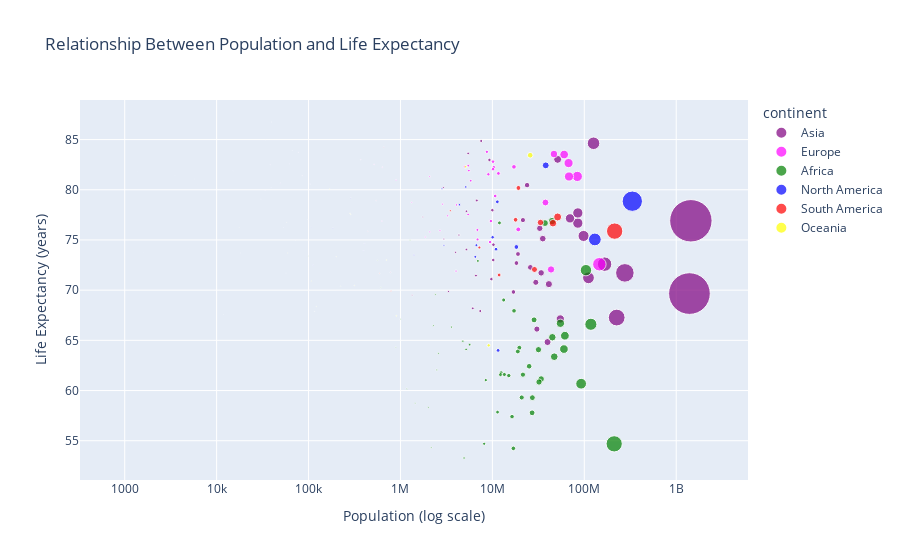

The cell this chart's notebook holds for it:
### Markdown cell above
# Second Visualization - Population vs Life Expectancy


## Task
Using your data frame and the Plotly library, create a visualization that shows the relationship between population and life expectancy in a country.  
 Do people live longer in countries that have larger populations?

### Code cell
# ------------------------------
# Import necessary libraries
# ------------------------------

import plotly.express as px

# ----- Prepare data to create the chart -----
df_population_lifeexp = covid_df[['location', 'continent', 'population', 'life_expectancy']].drop_duplicates()
df_population_lifeexp = df_population_lifeexp.dropna(subset=['population', 'life_expectancy'])

# -----Create a string version of population for hover (e.g., "1.23M")-----
df_population_lifeexp['population_'] = (df_population_lifeexp['population'] / 1_000_000).round(2).astype(str) + "M"

# ----- Define custom colors -----
continent_colors = {
    "Oceania": "yellow",
    "Europe": "#FF00FF",
    "Asia": "purple",
    "Africa": "green",
    "North America": "blue",
    "South America": "red"
}

# ----- Create scatter plot -----
fig = px.scatter(
    df_population_lifeexp,
    x="population",
    y="life_expectancy",
    color="continent",
    hover_name="location",
    hover_data={
        "population": False,          # hide original population
        "population_": True,       # show formatted population
        "life_expectancy": True
    },
    size="population",             # bubbles scale with population
    size_max=30,                   # increase bubble size
    title=" Relationship Between Population and Life Expectancy",
    color_discrete_map=continent_colors # apply custom mapping
)

# ----- Set X axis to logarithmic -----
fig.update_xaxes(type="log", title="Population (log scale)")
fig.update_yaxes(title="Life Expectancy (years)")

# ----- Show chart------
fig.show()

### Figure 1 — Plotly figure (JSON) as saved in the notebook; plotly's stock layout.template omitted (floating-point values rounded to 4 significant figures)
{"data": [{"customdata": [["39.84M"], ["2.97M"], ["10.22M"], ["1.75M"], ["166.3M"], ["0.78M"], ["0.44M"], ["16.95M"], ["1444.22M"], ["3.98M"], ["7.55M"], ["1393.41M"], ["276.36M"], ["85.03M"], ["41.18M"], ["9.29M"], ["126.05M"], ["10.27M"], ["18.99M"], ["4.33M"], ["6.63M"], ["7.38M"], ["6.77M"], ["0.66M"], ["32.78M"], ["0.54M"], ["3.33M"], ["54.81M"], ["29.67M"], ["25.89M"], ["5.22M"], ["225.2M"], ["5.22M"], ["111.05M"], ["2.93M"], ["35.34M"], ["5.45M"], ["51.31M"], ["21.5M"], ["18.28M"], ["23.86M"], ["9.75M"], ["69.95M"], ["1.34M"], ["85.04M"], ["6.12M"], ["9.99M"], ["33.94M"], ["98.17M"], ["30.49M"]], "hovertemplate": "<b>%{hovertext}</b><br><br>continent=Asia<br>life_expectancy=%{y}<br>population_=%{customdata[0]}<extra></extra>", "hovertext": ["Afghanistan", "Armenia", "Azerbaijan", "Bahrain", "Bangladesh", "Bhutan", "Brunei", "Cambodia", "China", "Georgia", "Hong Kong", "India", "Indonesia", "Iran", "Iraq", "Israel", "Japan", "Jordan", "Kazakhstan", "Kuwait", "Kyrgyzstan", "Laos", "Lebanon", "Macao", "Malaysia", "Maldives", "Mongolia", "Myanmar", "Nepal", "North Korea", "Oman", "Pakistan", "Palestine", "Philippines", "Qatar", "Saudi Arabia", "Singapore", "South Korea", "Sri Lanka", "Syria", "Taiwan", "Tajikistan", "Thailand", "Timor", "Turkey", "Turkmenistan", "United Arab Emirates", "Uzbekistan", "Vietnam", "Yemen"], "legendgroup": "Asia", "marker": {"color": "purple", "size": [39840000.0, 2968000.0, 10220000.0, 1748000.0, 166300000.0, 779900.0, 441500.0, 16950000.0, 1444000000.0, 3980000.0, 7553000.0, 1393000000.0, 276400000.0, 85030000.0, 41180000.0, 9291000.0, 126100000.0, 10270000.0, 18990000.0, 4329000.0, 6628000.0, 7379000.0, 6769000.0, 658400.0, 32780000.0, 543600.0, 3329000.0, 54810000.0, 29670000.0, 25890000.0, 5223000.0, 225200000.0, 5223000.0, 111000000.0, 2931000.0, 35340000.0, 5454000.0, 51310000.0, 21500000.0, 18280000.0, 23860000.0, 9750000.0, 69950000.0, 1344000.0, 85040000.0, 6118000.0, 9991000.0, 33940000.0, 98170000.0, 30490000.0], "sizemode": "area", "sizeref": 1605000.0, "symbol": "circle"}, "mode": "markers", "name": "Asia", "orientation": "v", "showlegend": true, "type": "scatter", "x": [39840000.0, 2968000.0, 10220000.0, 1748000.0, 166300000.0, 779900.0, 441500.0, 16950000.0, 1444000000.0, 3980000.0, 7553000.0, 1393000000.0, 276400000.0, 85030000.0, 41180000.0, 9291000.0, 126100000.0, 10270000.0, 18990000.0, 4329000.0, 6628000.0, 7379000.0, 6769000.0, 658400.0, 32780000.0, 543600.0, 3329000.0, 54810000.0, 29670000.0, 25890000.0, 5223000.0, 225200000.0, 5223000.0, 111000000.0, 2931000.0, 35340000.0, 5454000.0, 51310000.0, 21500000.0, 18280000.0, 23860000.0, 9750000.0, 69950000.0, 1344000.0, 85040000.0, 6118000.0, 9991000.0, 33940000.0, 98170000.0, 30490000.0], "xaxis": "x", "y": [64.83, 75.09, 73.0, 77.29, 72.59, 71.78, 75.86, 69.82, 76.91, 73.77, 84.86, 69.66, 71.72, 76.68, 70.6, 82.97, 84.63, 74.53, 73.6, 75.49, 71.45, 67.92, 78.93, 84.24, 76.16, 78.92, 69.87, 67.13, 70.78, 72.27, 77.86, 67.27, 74.05, 71.23, 80.23, 75.13, 83.62, 83.03, 76.98, 72.7, 80.46, 71.1, 77.15, 69.5, 77.69, 68.19, 77.97, 71.72, 75.4, 66.12], "yaxis": "y"}, {"customdata": [["2.87M"], ["0.08M"], ["9.04M"], ["9.44M"], ["11.63M"], ["3.26M"], ["6.9M"], ["4.08M"], ["0.9M"], ["10.72M"], ["5.81M"], ["1.33M"], ["0.05M"], ["5.55M"], ["67.42M"], ["83.9M"], ["0.03M"], ["10.37M"], ["9.63M"], ["0.37M"], ["4.98M"], ["0.09M"], ["60.37M"], ["1.87M"], ["0.04M"], ["2.69M"], ["0.63M"], ["0.52M"], ["4.02M"], ["0.04M"], ["0.63M"], ["17.17M"], ["2.08M"], ["5.47M"], ["37.8M"], ["10.17M"], ["19.13M"], ["145.91M"], ["0.03M"], ["6.87M"], ["5.45M"], ["2.08M"], ["46.75M"], ["10.16M"], ["8.72M"], ["43.47M"], ["68.21M"], ["0.0M"]], "hovertemplate": "<b>%{hovertext}</b><br><br>continent=Europe<br>life_expectancy=%{y}<br>population_=%{customdata[0]}<extra></extra>", "hovertext": ["Albania", "Andorra", "Austria", "Belarus", "Belgium", "Bosnia and Herzegovina", "Bulgaria", "Croatia", "Cyprus", "Czechia", "Denmark", "Estonia", "Faeroe Islands", "Finland", "France", "Germany", "Gibraltar", "Greece", "Hungary", "Iceland", "Ireland", "Isle of Man", "Italy", "Latvia", "Liechtenstein", "Lithuania", "Luxembourg", "Malta", "Moldova", "Monaco", "Montenegro", "Netherlands", "North Macedonia", "Norway", "Poland", "Portugal", "Romania", "Russia", "San Marino", "Serbia", "Slovakia", "Slovenia", "Spain", "Sweden", "Switzerland", "Ukraine", "United Kingdom", "Vatican"], "legendgroup": "Europe", "marker": {"color": "#FF00FF", "size": [2873000.0, 77350.0, 9043000.0, 9443000.0, 11630000.0, 3263000.0, 6897000.0, 4082000.0, 896000.0, 10720000.0, 5813000.0, 1325000.0, 49050.0, 5548000.0, 67420000.0, 83900000.0, 33690.0, 10370000.0, 9634000.0, 368800.0, 4983000.0, 85410.0, 60370000.0, 1867000.0, 38250.0, 2690000.0, 634800.0, 516100.0, 4024000.0, 39520.0, 628100.0, 17170000.0, 2083000.0, 5466000.0, 37800000.0, 10170000.0, 19130000.0, 145900000.0, 34010.0, 6872000.0, 5449000.0, 2079000.0, 46750000.0, 10160000.0, 8715000.0, 43470000.0, 68210000.0, 812.0], "sizemode": "area", "sizeref": 1605000.0, "symbol": "circle"}, "mode": "markers", "name": "Europe", "orientation": "v", "showlegend": true, "type": "scatter", "x": [2873000.0, 77350.0, 9043000.0, 9443000.0, 11630000.0, 3263000.0, 6897000.0, 4082000.0, 896000.0, 10720000.0, 5813000.0, 1325000.0, 49050.0, 5548000.0, 67420000.0, 83900000.0, 33690.0, 10370000.0, 9634000.0, 368800.0, 4983000.0, 85410.0, 60370000.0, 1867000.0, 38250.0, 2690000.0, 634800.0, 516100.0, 4024000.0, 39520.0, 628100.0, 17170000.0, 2083000.0, 5466000.0, 37800000.0, 10170000.0, 19130000.0, 145900000.0, 34010.0, 6872000.0, 5449000.0, 2079000.0, 46750000.0, 10160000.0, 8715000.0, 43470000.0, 68210000.0, 812.0], "xaxis": "x", "y": [78.57, 83.73, 81.54, 74.79, 81.63, 77.4, 75.05, 78.49, 80.98, 79.38, 80.9, 78.74, 80.67, 81.91, 82.66, 81.33, 79.93, 82.24, 76.88, 82.99, 82.3, 81.4, 83.51, 75.29, 82.49, 75.93, 82.25, 82.53, 71.9, 86.75, 76.88, 82.28, 75.8, 82.4, 78.73, 82.05, 76.05, 72.58, 84.97, 76.0, 77.54, 81.32, 83.56, 82.8, 83.78, 72.06, 81.32, 75.12], "yaxis": "y"}, {"customdata": [["44.62M"], ["33.93M"], ["12.45M"], ["2.4M"], ["21.5M"], ["12.26M"], ["27.22M"], ["0.56M"], ["4.92M"], ["16.91M"], ["0.89M"], ["5.66M"], ["27.05M"], ["92.38M"], ["1.0M"], ["104.26M"], ["1.45M"], ["3.6M"], ["1.17M"], ["117.88M"], ["2.28M"], ["2.49M"], ["31.73M"], ["13.5M"], ["2.02M"], ["54.99M"], ["2.16M"], ["5.18M"], ["6.96M"], ["28.43M"], ["19.65M"], ["20.86M"], ["4.78M"], ["1.27M"], ["37.34M"], ["32.16M"], ["2.59M"], ["25.13M"], ["211.4M"], ["13.28M"], ["0.01M"], ["0.22M"], ["17.2M"], ["0.1M"], ["8.14M"], ["16.36M"], ["60.04M"], ["11.38M"], ["44.91M"], ["61.5M"], ["8.48M"], ["11.94M"], ["47.12M"], ["0.61M"], ["18.92M"], ["15.09M"]], "hovertemplate": "<b>%{hovertext}</b><br><br>continent=Africa<br>life_expectancy=%{y}<br>population_=%{customdata[0]}<extra></extra>", "hovertext": ["Algeria", "Angola", "Benin", "Botswana", "Burkina Faso", "Burundi", "Cameroon", "Cape Verde", "Central African Republic", "Chad", "Comoros", "Congo", "Cote d'Ivoire", "Democratic Republic of Congo", "Djibouti", "Egypt", "Equatorial Guinea", "Eritrea", "Eswatini", "Ethiopia", "Gabon", "Gambia", "Ghana", "Guinea", "Guinea-Bissau", "Kenya", "Lesotho", "Liberia", "Libya", "Madagascar", "Malawi", "Mali", "Mauritania", "Mauritius", "Morocco", "Mozambique", "Namibia", "Niger", "Nigeria", "Rwanda", "Saint Helena", "Sao Tome and Principe", "Senegal", "Seychelles", "Sierra Leone", "Somalia", "South Africa", "South Sudan", "Sudan", "Tanzania", "Togo", "Tunisia", "Uganda", "Western Sahara", "Zambia", "Zimbabwe"], "legendgroup": "Africa", "marker": {"color": "green", "size": [44620000.0, 33930000.0, 12450000.0, 2397000.0, 21500000.0, 12260000.0, 27220000.0, 561900.0, 4920000.0, 16910000.0, 888500.0, 5657000.0, 27050000.0, 92380000.0, 1002000.0, 104300000.0, 1450000.0, 3601000.0, 1172000.0, 117900000.0, 2279000.0, 2487000.0, 31730000.0, 13500000.0, 2015000.0, 54990000.0, 2159000.0, 5180000.0, 6959000.0, 28430000.0, 19650000.0, 20860000.0, 4775000.0, 1273000.0, 37340000.0, 32160000.0, 2587000.0, 25130000.0, 211400000.0, 13280000.0, 6095.0, 223400.0, 17200000.0, 98910.0, 8141000.0, 16360000.0, 60040000.0, 11380000.0, 44910000.0, 61500000.0, 8478000.0, 11940000.0, 47120000.0, 611900.0, 18920000.0, 15090000.0], "sizemode": "area", "sizeref": 1605000.0, "symbol": "circle"}, "mode": "markers", "name": "Africa", "orientation": "v", "showlegend": true, "type": "scatter", "x": [44620000.0, 33930000.0, 12450000.0, 2397000.0, 21500000.0, 12260000.0, 27220000.0, 561900.0, 4920000.0, 16910000.0, 888500.0, 5657000.0, 27050000.0, 92380000.0, 1002000.0, 104300000.0, 1450000.0, 3601000.0, 1172000.0, 117900000.0, 2279000.0, 2487000.0, 31730000.0, 13500000.0, 2015000.0, 54990000.0, 2159000.0, 5180000.0, 6959000.0, 28430000.0, 19650000.0, 20860000.0, 4775000.0, 1273000.0, 37340000.0, 32160000.0, 2587000.0, 25130000.0, 211400000.0, 13280000.0, 6095.0, 223400.0, 17200000.0, 98910.0, 8141000.0, 16360000.0, 60040000.0, 11380000.0, 44910000.0, 61500000.0, 8478000.0, 11940000.0, 47120000.0, 611900.0, 18920000.0, 15090000.0], "xaxis": "x", "y": [76.88, 61.15, 61.77, 69.59, 61.58, 61.58, 59.29, 72.98, 53.28, 54.24, 64.32, 64.57, 57.78, 60.68, 67.11, 71.99, 58.74, 66.32, 60.19, 66.6, 66.47, 62.05, 64.07, 61.6, 58.32, 66.7, 54.33, 64.1, 72.91, 67.04, 64.26, 59.31, 64.92, 74.99, 76.68, 60.85, 63.71, 62.42, 54.69, 69.02, 80.56, 70.39, 67.94, 73.4, 54.7, 57.4, 64.13, 57.85, 65.31, 65.46, 61.04, 76.7, 63.37, 70.26, 63.89, 61.49], "yaxis": "y"}, {"customdata": [["0.02M"], ["0.1M"], ["0.11M"], ["0.4M"], ["0.29M"], ["0.4M"], ["0.06M"], ["0.03M"], ["38.07M"], ["0.07M"], ["5.14M"], ["11.32M"], ["0.07M"], ["10.95M"], ["6.52M"], ["0.06M"], ["0.11M"], ["18.25M"], ["11.54M"], ["10.06M"], ["2.97M"], ["130.26M"], ["0.0M"], ["6.7M"], ["4.38M"], ["2.83M"], ["0.05M"], ["0.18M"], ["0.01M"], ["0.11M"], ["1.4M"], ["0.04M"], ["332.92M"], ["0.1M"]], "hovertemplate": "<b>%{hovertext}</b><br><br>continent=North America<br>life_expectancy=%{y}<br>population_=%{customdata[0]}<extra></extra>", "hovertext": ["Anguilla", "Antigua and Barbuda", "Aruba", "Bahamas", "Barbados", "Belize", "Bermuda", "British Virgin Islands", "Canada", "Cayman Islands", "Costa Rica", "Cuba", "Dominica", "Dominican Republic", "El Salvador", "Greenland", "Grenada", "Guatemala", "Haiti", "Honduras", "Jamaica", "Mexico", "Montserrat", "Nicaragua", "Panama", "Puerto Rico", "Saint Kitts and Nevis", "Saint Lucia", "Saint Pierre and Miquelon", "Saint Vincent and the Grenadines", "Trinidad and Tobago", "Turks and Caicos Islands", "United States", "United States Virgin Islands"], "legendgroup": "North America", "marker": {"color": "blue", "size": [15120.0, 98730.0, 107200.0, 396900.0, 287700.0, 404900.0, 62090.0, 30420.0, 38070000.0, 66500.0, 5139000.0, 11320000.0, 72170.0, 10950000.0, 6518000.0, 56870.0, 113000.0, 18250000.0, 11540000.0, 10060000.0, 2973000.0, 130300000.0, 4981.0, 6702000.0, 4382000.0, 2828000.0, 53550.0, 184400.0, 5771.0, 111300.0, 1403000.0, 39230.0, 332900000.0, 104200.0], "sizemode": "area", "sizeref": 1605000.0, "symbol": "circle"}, "mode": "markers", "name": "North America", "orientation": "v", "showlegend": true, "type": "scatter", "x": [15120.0, 98730.0, 107200.0, 396900.0, 287700.0, 404900.0, 62090.0, 30420.0, 38070000.0, 66500.0, 5139000.0, 11320000.0, 72170.0, 10950000.0, 6518000.0, 56870.0, 113000.0, 18250000.0, 11540000.0, 10060000.0, 2973000.0, 130300000.0, 4981.0, 6702000.0, 4382000.0, 2828000.0, 53550.0, 184400.0, 5771.0, 111300.0, 1403000.0, 39230.0, 332900000.0, 104200.0], "xaxis": "x", "y": [81.88, 77.02, 76.29, 73.92, 79.19, 74.62, 82.59, 79.07, 82.43, 83.92, 80.28, 78.8, 75.0, 74.08, 73.32, 71.7, 72.4, 74.3, 64.0, 75.27, 74.47, 75.05, 74.16, 74.48, 78.51, 80.1, 76.23, 76.2, 81.07, 72.53, 73.51, 80.22, 78.86, 80.58], "yaxis": "y"}, {"customdata": [["45.61M"], ["11.83M"], ["213.99M"], ["19.21M"], ["51.27M"], ["17.89M"], ["0.0M"], ["0.79M"], ["7.22M"], ["33.36M"], ["0.59M"], ["3.49M"], ["28.7M"]], "hovertemplate": "<b>%{hovertext}</b><br><br>continent=South America<br>life_expectancy=%{y}<br>population_=%{customdata[0]}<extra></extra>", "hovertext": ["Argentina", "Bolivia", "Brazil", "Chile", "Colombia", "Ecuador", "Falkland Islands", "Guyana", "Paraguay", "Peru", "Suriname", "Uruguay", "Venezuela"], "legendgroup": "South America", "marker": {"color": "red", "size": [45610000.0, 11830000.0, 214000000.0, 19210000.0, 51270000.0, 17890000.0, 3528.0, 790300.0, 7220000.0, 33360000.0, 591800.0, 3485000.0, 28700000.0], "sizemode": "area", "sizeref": 1605000.0, "symbol": "circle"}, "mode": "markers", "name": "South America", "orientation": "v", "showlegend": true, "type": "scatter", "x": [45610000.0, 11830000.0, 214000000.0, 19210000.0, 51270000.0, 17890000.0, 3528.0, 790300.0, 7220000.0, 33360000.0, 591800.0, 3485000.0, 28700000.0], "xaxis": "x", "y": [76.67, 71.51, 75.88, 80.18, 77.29, 77.01, 81.44, 69.91, 74.25, 76.74, 71.68, 77.91, 72.06], "yaxis": "y"}, {"customdata": [["25.79M"], ["0.02M"], ["0.9M"], ["0.28M"], ["0.17M"], ["0.12M"], ["0.06M"], ["0.12M"], ["0.01M"], ["0.29M"], ["5.13M"], ["0.0M"], ["0.06M"], ["0.02M"], ["9.12M"], ["0.2M"], ["0.7M"], ["0.0M"], ["0.11M"], ["0.01M"], ["0.31M"], ["0.01M"]], "hovertemplate": "<b>%{hovertext}</b><br><br>continent=Oceania<br>life_expectancy=%{y}<br>population_=%{customdata[0]}<extra></extra>", "hovertext": ["Australia", "Cook Islands", "Fiji", "French Polynesia", "Guam", "Kiribati", "Marshall Islands", "Micronesia (country)", "Nauru", "New Caledonia", "New Zealand", "Niue", "Northern Mariana Islands", "Palau", "Papua New Guinea", "Samoa", "Solomon Islands", "Tokelau", "Tonga", "Tuvalu", "Vanuatu", "Wallis and Futuna"], "legendgroup": "Oceania", "marker": {"color": "yellow", "size": [25790000.0, 17570.0, 902900.0, 282500.0, 170200.0, 121400.0, 59620.0, 116300.0, 10870.0, 288200.0, 5126000.0, 1614.0, 57910.0, 18170.0, 9119000.0, 200100.0, 704000.0, 1368.0, 106800.0, 11920.0, 314500.0, 11090.0], "sizemode": "area", "sizeref": 1605000.0, "symbol": "circle"}, "mode": "markers", "name": "Oceania", "orientation": "v", "showlegend": true, "type": "scatter", "x": [25790000.0, 17570.0, 902900.0, 282500.0, 170200.0, 121400.0, 59620.0, 116300.0, 10870.0, 288200.0, 5126000.0, 1614.0, 57910.0, 18170.0, 9119000.0, 200100.0, 704000.0, 1368.0, 106800.0, 11920.0, 314500.0, 11090.0], "xaxis": "x", "y": [83.44, 76.25, 67.44, 77.66, 80.07, 68.37, 73.7, 67.88, 59.96, 77.55, 82.29, 73.71, 76.74, 73.7, 64.5, 73.32, 73.0, 81.86, 70.91, 67.57, 70.47, 79.94], "yaxis": "y"}], "layout": {"legend": {"itemsizing": "constant", "title": {"text": "continent"}, "tracegroupgap": 0}, "title": {"text": " Relationship Between Population and Life Expectancy"}, "xaxis": {"anchor": "y", "domain": [0, 1], "title": {"text": "Population (log scale)"}, "type": "log"}, "yaxis": {"anchor": "x", "domain": [0, 1], "title": {"text": "Life Expectancy (years)"}}}}
